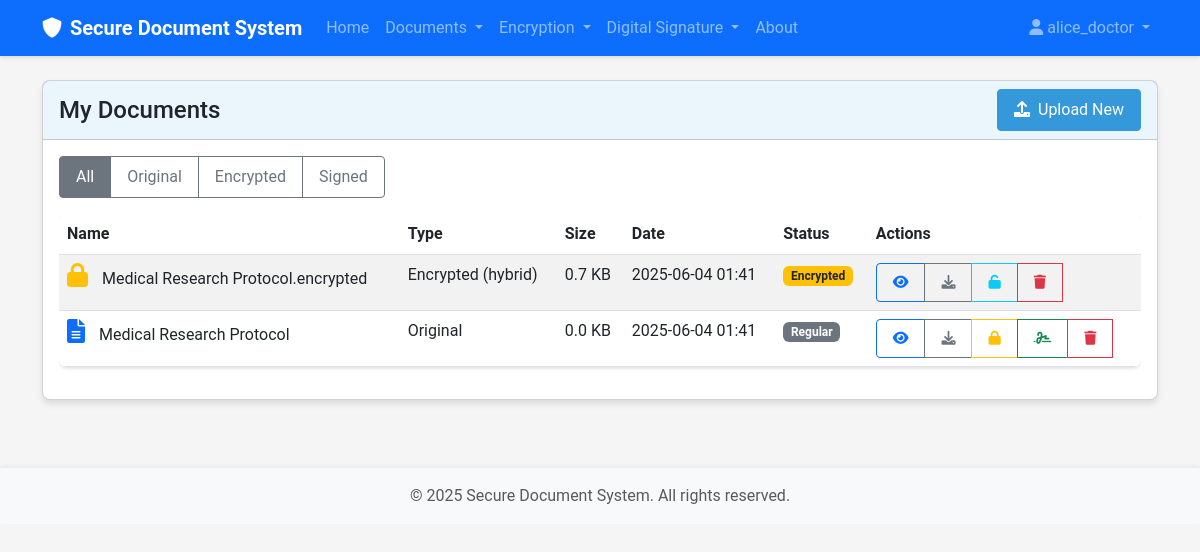
/document/list (signed in), run on an earlier commit of the app's database.
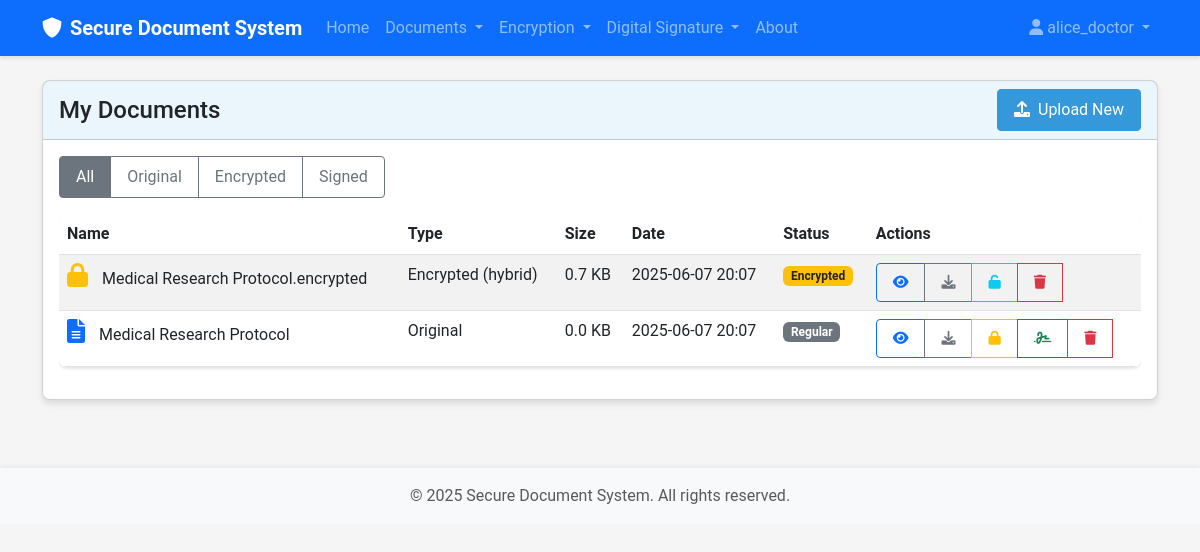
And on a later commit of the database.
### src/models/user.py (models this page shows, shortened)
class User(UserMixin, db.Model):
    id = db.Column(db.Integer, primary_key=True)
    username = db.Column(db.String(64), index=True, unique=True)
    email = db.Column(db.String(120), index=True, unique=True)
    password = db.Column(db.String(128))
    role = db.Column(db.String(20), default='reader')  # 'data_owner', 'reader', 'authority'
    created_at = db.Column(db.DateTime, default=datetime.utcnow)
    public_key = db.Column(db.Text)
    private_key_encrypted = db.Column(db.Text)
    documents = db.relationship('Document', foreign_keys='Document.user_id', backref='owner', lazy='dynamic')
    attributes = db.relationship('Attribute', secondary=user_attributes,
                                backref=db.backref('users', lazy='dynamic'))

### src/models/document.py (models this page shows, shortened)
class Document(db.Model):
    id = db.Column(db.Integer, primary_key=True)
    filename = db.Column(db.String(256), nullable=False)
    original_filename = db.Column(db.String(256), nullable=False)
    file_type = db.Column(db.String(64))
    file_size = db.Column(db.Integer)  # Size in bytes
    doc_type = db.Column(db.String(20))  # 'original', 'encrypted', 'signed'
    encryption_method = db.Column(db.String(20), nullable=True)  # 'maabe', 'hybrid', None
    access_policy = db.Column(db.Text, nullable=True)
    is_signed = db.Column(db.Boolean, default=False)
    signature_file = db.Column(db.String(256), nullable=True)
    signer_id = db.Column(db.Integer, db.ForeignKey('user.id'), nullable=True)
    user_id = db.Column(db.Integer, db.ForeignKey('user.id'), nullable=False)
    parent_id = db.Column(db.Integer, db.ForeignKey('document.id'), nullable=True)
    children = db.relationship('Document',
                              backref=db.backref('parent', remote_side=[id]),
                              foreign_keys=[parent_id])
    signer = db.relationship('User', foreign_keys=[signer_id], backref='signed_documents')
    created_at = db.Column(db.DateTime, default=datetime.utcnow)
    updated_at = db.Column(db.DateTime, default=datetime.utcnow, onupdate=datetime.utcnow)

### src/routes/document.py (the view)
@document_bp.route('/list')
@login_required
def list():
    doc_type = request.args.get('type')
    document_service = DocumentService(db)
    documents = document_service.get_user_documents(current_user.id, doc_type)
    return render_template('document/list.html', title='My Documents',
                          documents=documents)

### src/services/document_service.py (called while the page is built)
    def get_user_documents(self, user_id, doc_type=None):
        query = Document.query.filter_by(user_id=user_id)
        if doc_type:
            query = query.filter_by(doc_type=doc_type)
        return query.order_by(Document.created_at.desc()).all()

### templates/document/list.html (shortened to what this page needs)
{% extends "base.html" %}
{% block content %}
<div class="row">
    <div class="col-md-12">
        <div class="card">
            <div class="card-header d-flex justify-content-between align-items-center">
                <h4 class="mb-0">My Documents</h4>
                <div>
                    <a href="{{ url_for('document.upload') }}" class="btn btn-primary">
                        <i class="fas fa-upload me-1"></i> Upload New
                    </a>
                </div>
            </div>
            <div class="card-body">
                <div class="mb-3">
                    <div class="btn-group" role="group">
                        <a href="{{ url_for('document.list') }}" class="btn btn-outline-secondary {% if not request.args.get('type') %}active{% endif %}">All</a>
                        <a href="{{ url_for('document.list', type='original') }}" class="btn btn-outline-secondary {% if request.args.get('type') == 'original' %}active{% endif %}">Original</a>
                        <a href="{{ url_for('document.list', type='encrypted') }}" class="btn btn-outline-secondary {% if request.args.get('type') == 'encrypted' %}active{% endif %}">Encrypted</a>
                        <a href="{{ url_for('document.list', type='signed') }}" class="btn btn-outline-secondary {% if request.args.get('type') == 'signed' %}active{% endif %}">Signed</a>
                    </div>
                </div>
                {% if documents %}
                    <div class="table-responsive">
                        <table class="table table-striped">
                            <thead>
                                <tr>
                                    <th>Name</th>
                                    <th>Type</th>
                                    <th>Size</th>
                                    <th>Date</th>
                                    <th>Status</th>
                                    <th>Actions</th>
                                </tr>
                            </thead>
                            <tbody>
                                {% for document in documents %}
                                    <tr class="document-item">
                                        <td>
                                            {% if document.doc_type == 'original' %}
                                                <i class="fas fa-file-alt text-primary document-icon"></i>
                                            {% elif document.doc_type == 'encrypted' %}
                                                <i class="fas fa-lock text-warning document-icon"></i>
                                            {% elif document.doc_type == 'signed' %}
                                                <i class="fas fa-file-signature text-success document-icon"></i>
                                            {% endif %}
                                            {{ document.original_filename }}
                                        </td>
                                        <td>
                                            {% if document.doc_type == 'original' %}
                                                Original
                                            {% elif document.doc_type == 'encrypted' %}
                                                Encrypted ({{ document.encryption_method }})
                                            {% elif document.doc_type == 'signed' %}
                                                Signed
                                            {% endif %}
                                        </td>
                                        <td>{{ (document.file_size / 1024)|round(1) }} KB</td>
                                        <td>{{ document.created_at.strftime('%Y-%m-%d %H:%M') }}</td>
                                        <td>
                                            {% if document.doc_type == 'encrypted' %}
                                                <span class="badge bg-warning text-dark">Encrypted</span>
                                            {% elif document.is_signed %}
                                                <span class="badge bg-success">Signed</span>
                                            {% else %}
                                                <span class="badge bg-secondary">Regular</span>
                                            {% endif %}
                                        </td>
                                        <td>
                                            <div class="btn-group">
                                                <a href="{{ url_for('document.view', document_id=document.id) }}" class="btn btn-sm btn-outline-primary" data-bs-toggle="tooltip" title="View Details">
                                                    <i class="fas fa-eye"></i>
                                                </a>
                                                <a href="{{ url_for('document.download', document_id=document.id) }}" class="btn btn-sm btn-outline-secondary" data-bs-toggle="tooltip" title="Download">
                                                    <i class="fas fa-download"></i>
                                                </a>
                                                {% if document.doc_type == 'original' and not document.is_signed %}
                                                    <a href="{{ url_for('encryption.encrypt') }}" class="btn btn-sm btn-outline-warning" data-bs-toggle="tooltip" title="Encrypt">
                                                        <i class="fas fa-lock"></i>
                                                    </a>
                                                    <a href="{{ url_for('signature.sign', document_id=document.id) }}" class="btn btn-sm btn-outline-success" data-bs-toggle="tooltip" title="Sign">
                                                        <i class="fas fa-signature"></i>
                                                    </a>
                                                {% endif %}
                                                {% if document.doc_type == 'encrypted' %}
                                                    <a href="{{ url_for('encryption.decrypt', document_id=document.id) }}" class="btn btn-sm btn-outline-info" data-bs-toggle="tooltip" title="Decrypt">
                                                        <i class="fas fa-unlock"></i>
                                                    </a>
                                                {% endif %}
                                                <button type="button" class="btn btn-sm btn-outline-danger" data-bs-toggle="tooltip" title="Delete" onclick="confirmDelete('delete-form-{{ document.id }}')">
                                                    <i class="fas fa-trash"></i>
                                                </button>
                                            </div>
                                        </td>
                                    </tr>
                                {% endfor %}
                            </tbody>
                        </table>
                    </div>
                {% else %}
                    <div class="alert alert-info">
                        <i class="fas fa-info-circle me-2"></i> You don't have any documents yet.
                        <a href="{{ url_for('document.upload') }}" class="alert-link">Upload your first document</a>.
                    </div>
                {% endif %}
            </div>
        </div>
    </div>
</div>
{% endblock %}

### templates/base.html (shortened to what this page needs)
<!DOCTYPE html>
<html lang="en">
<head>
    <link href="https://cdn.jsdelivr.net/npm/bootstrap@5.3.0-alpha1/dist/css/bootstrap.min.css" rel="stylesheet">
    <link rel="stylesheet" href="https://cdnjs.cloudflare.com/ajax/libs/font-awesome/6.0.0/css/all.min.css">
    <link rel="stylesheet" href="{{ url_for('static', filename='css/style.css') }}">
</head>
<body>
    <nav class="navbar navbar-expand-lg navbar-dark bg-primary">
        <div class="container">
            <a class="navbar-brand" href="{{ url_for('index') }}">
                <i class="fas fa-shield-alt me-2"></i>Secure Document System
            </a>
            <div class="collapse navbar-collapse" id="navbarNav">
                <ul class="navbar-nav me-auto">
                    <li class="nav-item">
                        <a class="nav-link" href="{{ url_for('index') }}">Home</a>
                    </li>
                    {% if current_user.is_authenticated %}
                        <li class="nav-item dropdown">
                            <a class="nav-link dropdown-toggle" href="#" id="documentsDropdown" role="button" data-bs-toggle="dropdown">
                                Documents
                            </a>
                        </li>
                        <li class="nav-item dropdown">
                            <a class="nav-link dropdown-toggle" href="#" id="encryptionDropdown" role="button" data-bs-toggle="dropdown">
                                Encryption
                            </a>
                        </li>
                        <li class="nav-item dropdown">
                            <a class="nav-link dropdown-toggle" href="#" id="signatureDropdown" role="button" data-bs-toggle="dropdown">
                                Digital Signature
                            </a>
                        </li>
                    {% endif %}
                    <li class="nav-item">
                        <a class="nav-link" href="{{ url_for('about') }}">About</a>
                    </li>
                </ul>
                <ul class="navbar-nav">
                    {% if current_user.is_authenticated %}
                        <li class="nav-item dropdown">
                            <a class="nav-link dropdown-toggle" href="#" id="userDropdown" role="button" data-bs-toggle="dropdown">
                                <i class="fas fa-user me-1"></i>{{ current_user.username }}
                            </a>
                        </li>
                    {% endif %}
                </ul>
            </div>
        </div>
    </nav>
    <div class="container mt-4">
        {% block content %}{% endblock %}
    </div>
    <footer class="footer mt-5 py-3 bg-light">
        <div class="container text-center">
            <span class="text-muted">© 2025 Secure Document System. All rights reserved.</span>
        </div>
    </footer>
</body>
</html>

### static/css/style.css (style rules this page uses)
:root { --primary-color: #3498db; --secondary-color: #2ecc71; --background-color: #f5f5f5; --text-color: #333333; --danger-color: #e74c3c; --success-color: #27ae60; }
body { font-family: 'Roboto', 'Open Sans', sans-serif; background-color: var(--background-color); color: var(--text-color); min-height: 100vh; display: flex; flex-direction: column; }
.navbar { box-shadow: 0 2px 4px rgba(0, 0, 0, 0.1); }
.navbar-brand { font-weight: bold; }
.footer { margin-top: auto; box-shadow: 0 -2px 4px rgba(0, 0, 0, 0.05); }
.card { border-radius: 8px; box-shadow: 0 4px 6px rgba(0, 0, 0, 0.1); transition: transform 0.3s ease, box-shadow 0.3s ease; margin-bottom: 20px; }
.card-header { font-weight: bold; background-color: rgba(52, 152, 219, 0.1); }
.btn { border-radius: 4px; padding: 8px 16px; transition: all 0.3s ease; }
.btn-primary { background-color: var(--primary-color); border-color: var(--primary-color); }
.table { box-shadow: 0 2px 3px rgba(0, 0, 0, 0.1); border-radius: 8px; overflow: hidden; }
.table thead { background-color: rgba(52, 152, 219, 0.1); }
.table-striped tbody tr:nth-of-type(odd) { background-color: rgba(0, 0, 0, 0.02); }
.document-item { transition: background-color 0.2s ease; }
.document-icon { font-size: 1.5rem; margin-right: 10px; }

What changed in the data, as far as the page shows it:
changed Document "Medical Research Protocol.encrypted": created_at "2025-06-04 01:41" → "2025-06-07 20:07"
changed Document "Medical Research Protocol": created_at "2025-06-04 01:41" → "2025-06-07 20:07"
